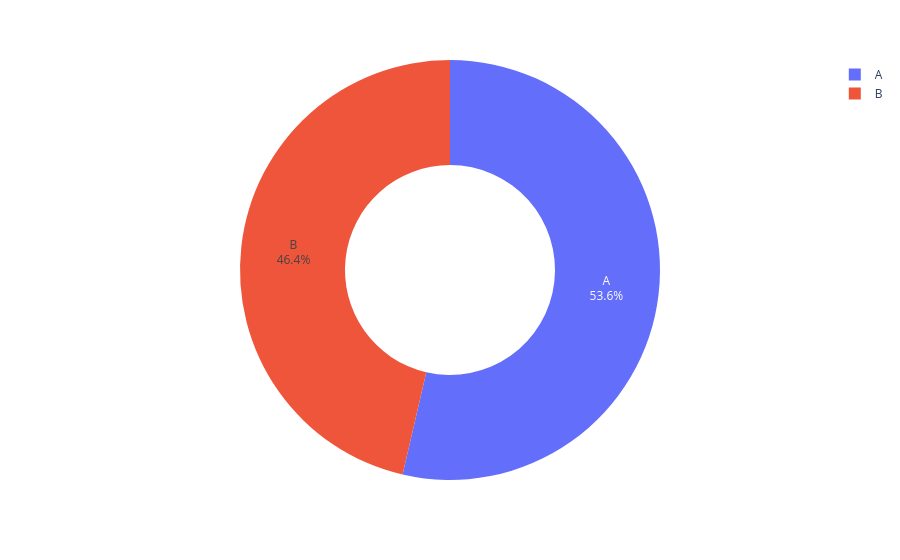

Here is the notebook cell this chart was saved with:
### Code cell
fig = px.pie(
    data_frame = product_sales,
    names = 'product',
    values = 'sales',
    hole = 0.5
)
fig.update_traces(textinfo="label+percent")
fig.show()

### Figure 1 — Plotly figure (JSON) as saved in the notebook; plotly's stock layout.template omitted (floating-point values rounded to 4 significant figures)
{"data": [{"domain": {"x": [0, 1], "y": [0, 1]}, "hole": 0.5, "hovertemplate": "product=%{label}<br>sales=%{value}<extra></extra>", "labels": ["A", "B"], "legendgroup": "", "name": "", "showlegend": true, "textinfo": "label+percent", "type": "pie", "values": [2699, 2334]}], "layout": {"legend": {"tracegroupgap": 0}, "margin": {"t": 60}}}
